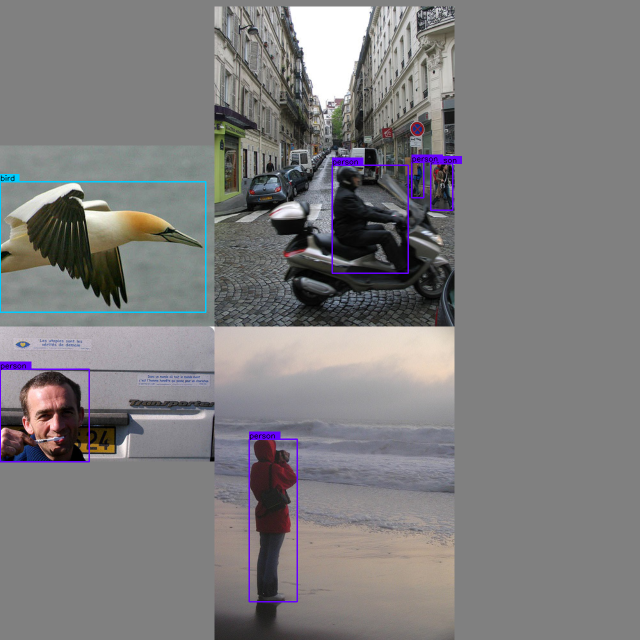
#> input picture images/mosaiced_img_1.png, 1280 x 1280 px (shown at 1/2 size)
$ python -i augment_data.py   (imports and definitions only)
#> lines starting #> are read from the running program, lines starting #| are printed output that depends on the picture
### callbacks/plot_utils.py
#!/usr/bin/env python
# -*- coding: utf-8 -*-
'''
@auther    : zzhu
@time      : 21/7/21 7:14 PM
@fileName  : plot_utils.py
'''

import os
import cv2
import numpy as np
import colorsys


def get_class(path):
#> further down, picture is the input picture: shape (1280, 1280, 3); mean B, G, R 125.4, 124.5, 126
    classes_path = os.path.expanduser(path)
    with open(classes_path) as f:
        class_names = f.readlines()
    class_names = [c.strip() for c in class_names]
    num_classes = len(class_names) + 1
    return class_names, num_classes

# [48 lines left out: function draw_box, not called in this run]

### preprocess/old/augment_data.py
#!/usr/bin/env python
# -*- coding: utf-8 -*-
'''
@auther    : zzhu
@time      : 21/7/21 7:14 PM
@fileName  : augment_data.py
'''
import cv2
import math
import random
import numpy as np
from .image_utils import resize_image
# [1 line not run here, left out]
from callbacks.plot_utils import draw_box, get_class

is_plot =False
# [1 line that did not run here, left out]

# mosaic 背景为128
# [155 lines left out: functions load_mosaic_image, random_perspective, not called in this run]


def augment_hsv(img, hgain=0.5, sgain=0.5, vgain=0.5):
#> called with hgain = 0.5, sgain = 0.5, vgain = 0.5
    rand = np.random.uniform(-1, 1, 3) * [hgain, sgain, vgain] + 1
    hue, sat, val = cv2.split(cv2.cvtColor(img, cv2.COLOR_BGR2HSV))
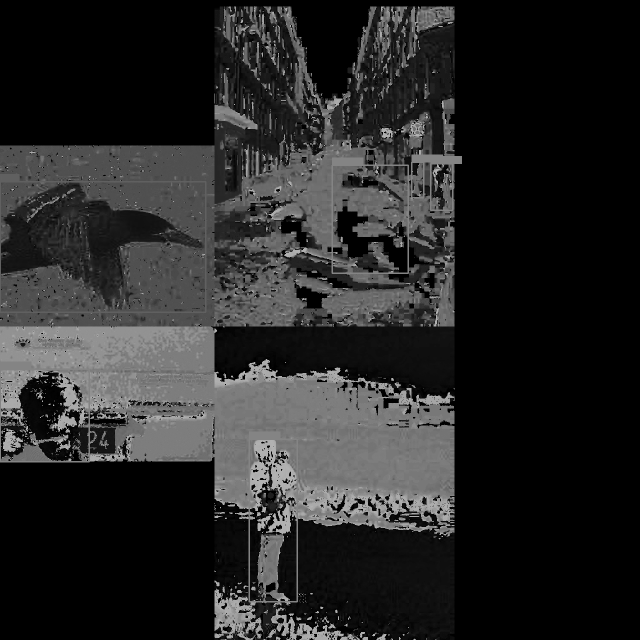
#> hue: shape (1280, 1280) (shown at 1/2 size); min 0, max 179, mean 38.4
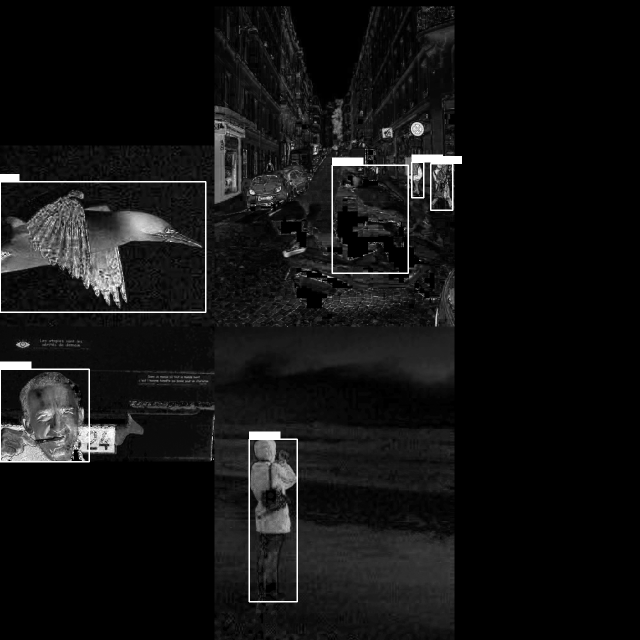
#> sat: shape (1280, 1280) (shown at 1/2 size); min 0, max 255, mean 18.5
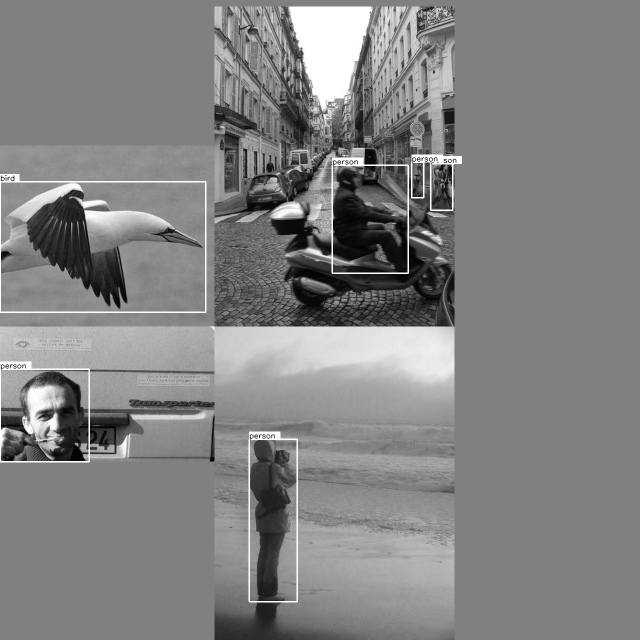
#> val: shape (1280, 1280) (shown at 1/2 size); min 0, max 255, mean 130
    dtype = img.dtype

    x = np.arange(0, 256, dtype=np.int16)
    lut_hue = ((x * rand[0]) % 180).astype(dtype)
    lut_sat = np.clip(x * rand[1], 0, 255).astype(dtype)
#> lut_sat = 256 values from 0 to 255
    lut_val = np.clip(x * rand[2], 0, 255).astype(dtype)
#> lut_val = 256 values from 0 to 255

    img_hsv = cv2.merge((cv2.LUT(hue, lut_hue), cv2.LUT(sat, lut_sat), cv2.LUT(val, lut_val))).astype(dtype)
#> img_hsv: shape (1280, 1280, 3); mean H, S, V 37.3, 21.6, 142.4
    return cv2.cvtColor(img_hsv, cv2.COLOR_HSV2BGR)
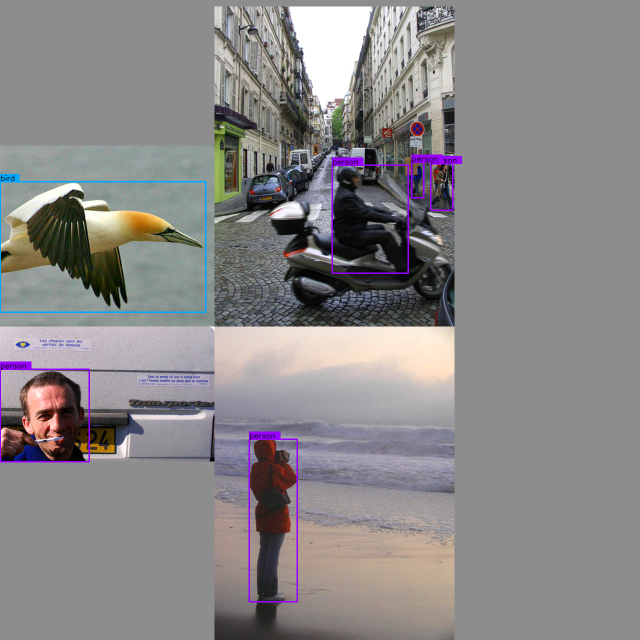
#> returned value: shape (1280, 1280, 3) (shown at 1/2 size); mean B, G, R 136.2, 135.4, 138.1


# [19 lines left out: function random_flip, not called in this run]

>>> import cv2
>>> picture = cv2.imread('../../images/mosaiced_img_1.png')
>>> result = augment_hsv(picture)
